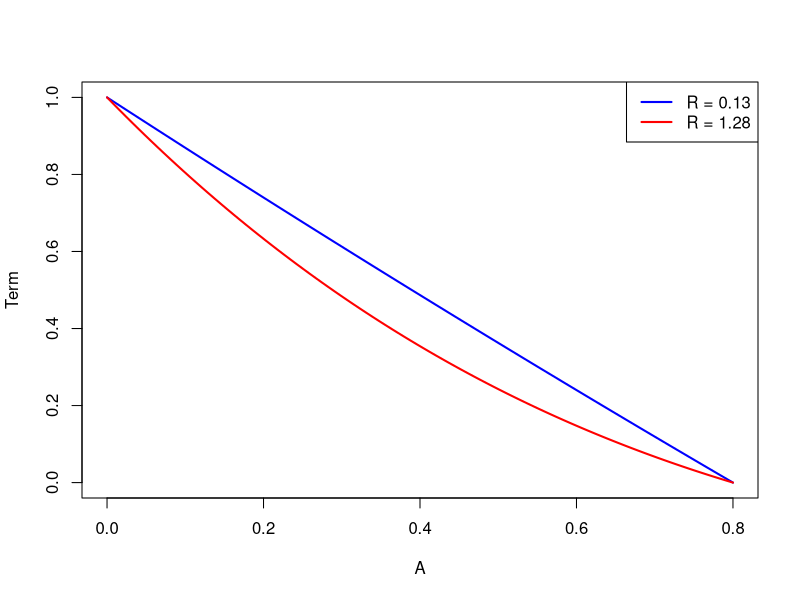

Generate this figure with R:
# Define parameters
parameters <- c(A0 = 0.8, rc = 2, g = 2, s = 6, r = 8, k = 5, m = 0.03)

# Function to compute the equation
f <- function(A, A0, rc, R) {
  1 - A / (A0 * exp(-(R * (1 / rc) * (A0 - A))))
}

# Range of A values
A_values <- seq(0, parameters["A0"], length.out = 100)

# R values to plot
R_values <- c(0.13, 1.28)

# Plot setup
plot(A_values, f(A_values, parameters["A0"], parameters["rc"], R_values[1]), 
     type = "l", col = "blue", ylim = c(0, 1), 
     ylab = "Term", xlab = "A", lwd = 2)

# Add second curve
lines(A_values, f(A_values, parameters["A0"], parameters["rc"], R_values[2]), col = "red", lwd = 2)

# Add legend
legend("topright", legend = paste("R =", R_values), col = c("blue", "red"), lwd = 2)
